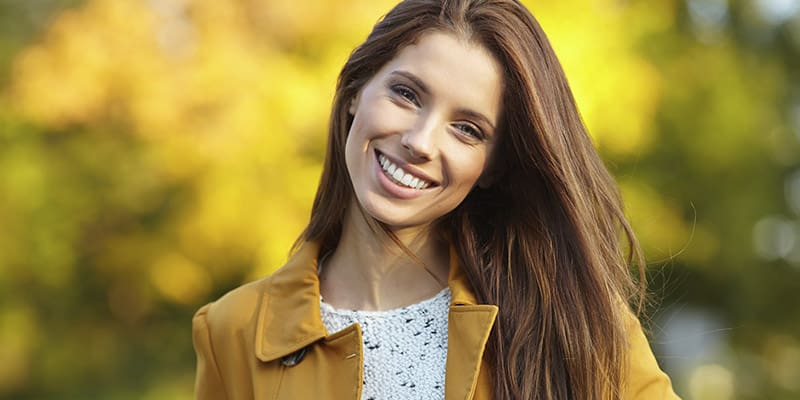
#> input picture atividade1.2/imagem.jpg, 800 x 400 px
$ python alg1.py
#> lines starting #> are read from the running program, lines starting #| are printed output that depends on the picture; after the words box and inside, x2 and y2 are one past the last pixel; in counts of white or black regions, pixels touching at a corner belong together
#A biblioteca PIL -> criar e tratar as imagens
#A biblioteca numpy -> manipular arrays

from PIL import Image, ImageFilter
import numpy as np


#recebe um kernel 3x3 (filtro) e aplica ele em uma imagem e retorna uma copia da imagem com filtro aplicado
def aplicar_filtro(kernel, im):

    #pegando as dimensões da imagem
    x,y = im.size

    #Criando uma imagem na escala de cinza com as mesmas dimensões que im
    out = Image.new("L", (x,y))

    #Visitando cada pixel de out para atribuir valor
    for j in range(y):
        for i in range(x):

            soma = 0

            for xkernel in range(3):
                for ykernel in range(3):

                    #Checando os problemas de borda da imagem im
                    if i-1+xkernel < 0 or i-1+xkernel >= x or j-1+ykernel < 0 or j-1+ykernel >= y:
                        soma = soma + 0

                    #Caso a coordenada esteja dentro de im, então aquele ponto é calculado
                    else:
                        soma = soma + im.getpixel((i - 1 + xkernel, j - 1 + ykernel)) * kernel[xkernel][ykernel]

           #Atribuindo o valor do filtro em out na posição i e j
            out.putpixel((i,j),int(soma))

    return out

#Elevando ao quadrado cada valor da imagem a
def elevar_ao_quadrado(a):
    x,y = a.size

    for i in range(x):
        for j in range(y):
            k = a.getpixel((i,j))

            a.putpixel((i,j), int(k*k))


#Cria uma imagem C que é a soma de A e B
def somar_imagens(a,b):
    x,y = a.size
    c = Image.new("L", (x,y))

    for i in range(x):
        for j in range(y):
            valor = a.getpixel((i,j)) + b.getpixel((i,j))
            c.putpixel((i,j), int(valor))

    return c

#Todo valor que for maior que ts será 1 (255)
#Todo valor que for menor que ts será 0 (0)
def aplicar_threshold(im,ts):
    x,y = im.size
    d = Image.new("L", (x,y))

    for i in range(x):
        for j in range(y):
            if im.getpixel((i,j)) > ts*255:
                d.putpixel((i,j), 255)

    return d


#-------MAIN-------#

#Criando os filtros sobel 3x3
sobel_x = np.array([[-1, 0, 1],
                    [-2, 0, 2],
                    [-1, 0, 1]])

sobel_y = np.array([[1, 2,  1],
                    [0, 0,  0],
                    [-1,-2,-2]])


#Lendo imagem e convertendo para grayscale
im_original = Image.open("imagem.jpg")
#> im_original is the input picture: PIL image 800x400 RGB; mean R, G, B 147.9, 128.6, 63.4
im_original = im_original.convert("L")
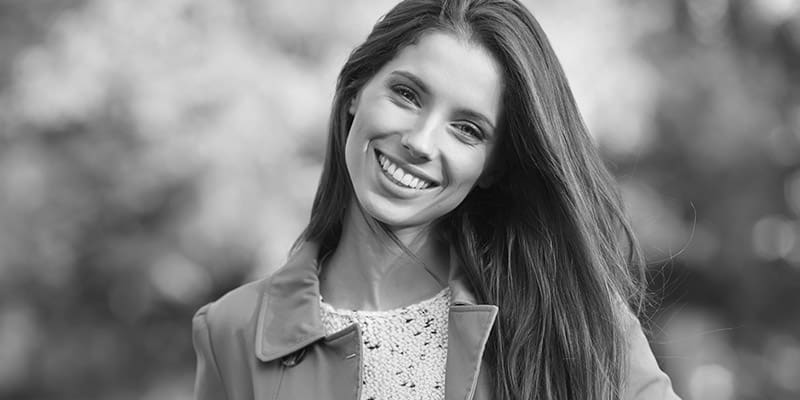
#> im_original: PIL image 800x400 L; min 2, max 255, mean 127

"""
x,y = 500,500
#Criando uma imagem com dimensões x e y com todos os pixels brancos
im_original = Image.new("L", (500,500), 255)

#Todas as bordas terão preto
for i in range(500):
    im_original.putpixel((i,0), 0)
    im_original.putpixel((i, y-1), 0)
    im_original.putpixel((0,1), 0)
    im_original.putpixel((x-1, i), 0)
"""

im = im_original.filter(ImageFilter.GaussianBlur(2))


#Criando a imagem a e aplicando o filtro sobel_x em im
a = aplicar_filtro(sobel_x,im)
#> in aplicar_filtro, `out = Image.new("L", (x,y))`: out: PIL image 800x400 L; every value is 0
#> after the loop in aplicar_filtro, `for j in range(y):`:
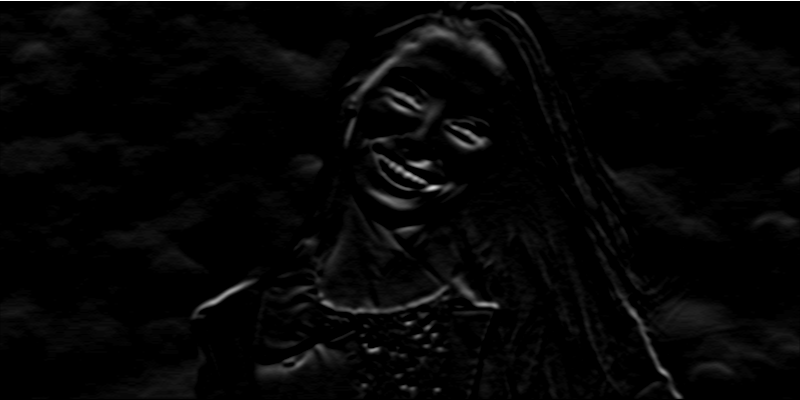
#> out: PIL image 800x400 L; min 0, max 255, mean 6
#Criando a imagem b e aplicando o filtro sobel_y em im
b = aplicar_filtro(sobel_y,im)
#> after the loop in aplicar_filtro (call 2), `for j in range(y):`:
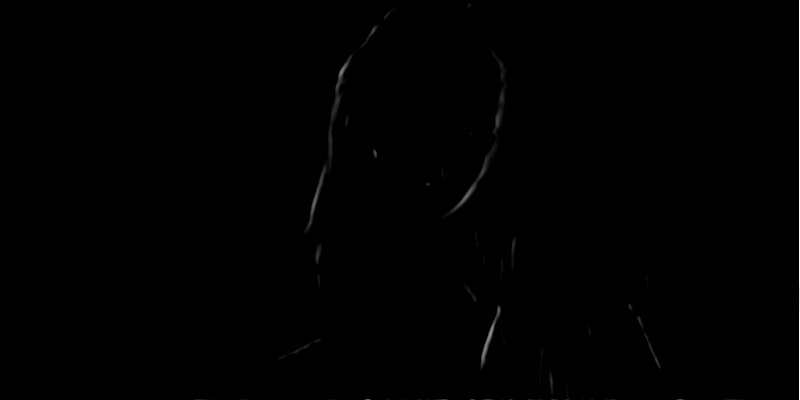
#> out: PIL image 800x400 L; min 0, max 255, mean 0.7

elevar_ao_quadrado(a)
#> after the loop in elevar_ao_quadrado, `for i in range(x):`:
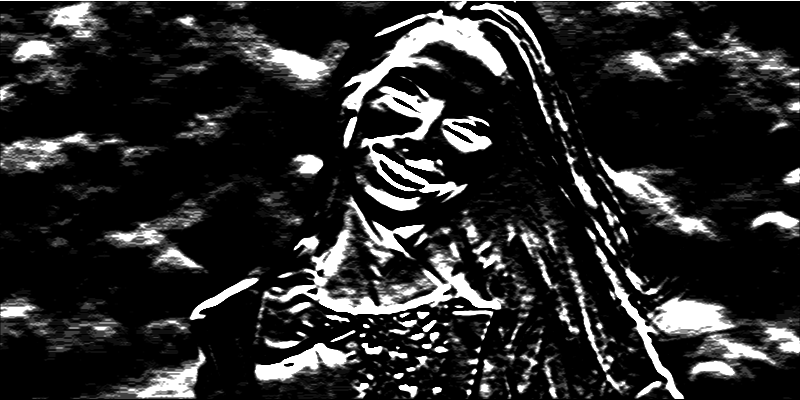
#> a: PIL image 800x400 L; min 0, max 255, mean 42.3
elevar_ao_quadrado(b)


c = somar_imagens(a,b)


d = aplicar_threshold(c,0.5)
#> after the loop in aplicar_threshold, `for i in range(x):`:
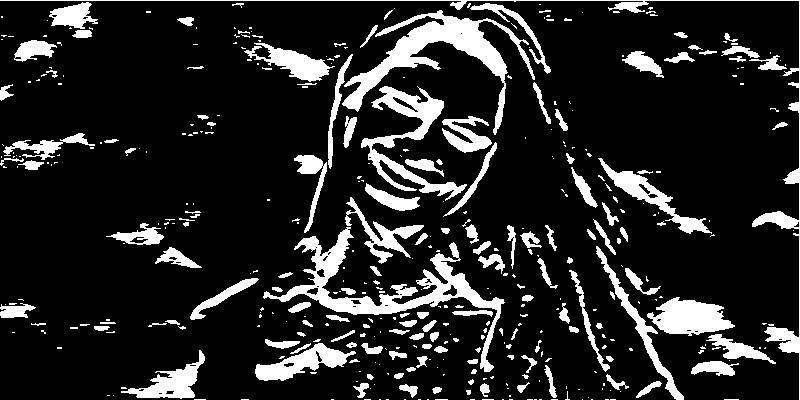
#> d: PIL image 800x400 L; 15% white; 424 white regions (282 under 20 px), largest, box (x1, y1, x2, y2) and area: (263, 227, 505, 372) 5441, (342, 10, 535, 135) 5203, (361, 86, 467, 201) 2994

d.show()
